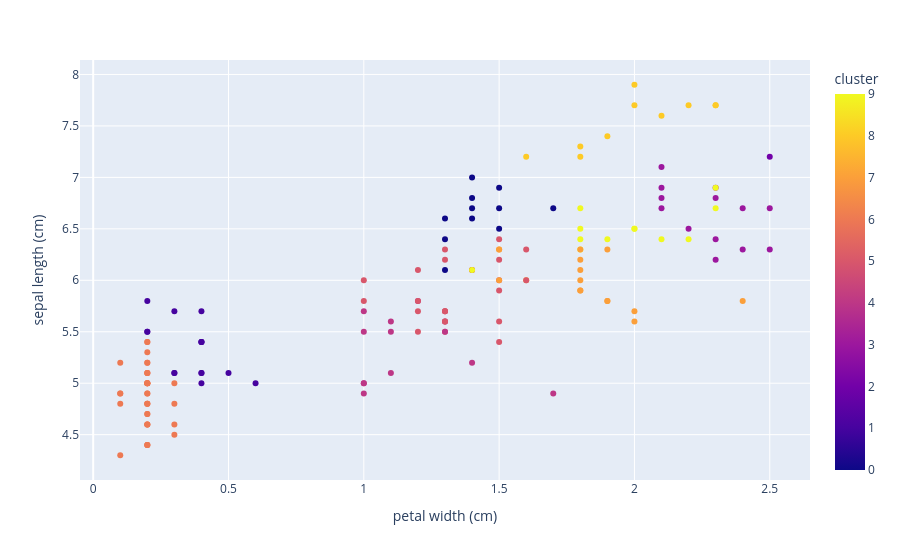

Here is the notebook cell this chart was saved with:
### Code cell
px.scatter(df_iris, x='petal width (cm)', y='sepal length (cm)', color='cluster')

### Figure 1 — Plotly figure (JSON) as saved in the notebook; plotly's stock layout.template omitted (floating-point values rounded to 4 significant figures; data arrays with more than 128 entries replaced by an {"elided": "..."} marker saying what was removed)
{"data": [{"hovertemplate": "petal width (cm)=%{x}<br>sepal length (cm)=%{y}<br>cluster=%{marker.color}<extra></extra>", "legendgroup": "", "marker": {"color": {"elided": "150 int values"}, "coloraxis": "coloraxis", "symbol": "circle"}, "mode": "markers", "name": "", "orientation": "v", "showlegend": false, "type": "scatter", "x": {"elided": "150 float values"}, "xaxis": "x", "y": {"elided": "150 float values"}, "yaxis": "y"}], "layout": {"coloraxis": {"colorbar": {"title": {"text": "cluster"}}, "colorscale": [[0, "#0d0887"], [0.1111, "#46039f"], [0.2222, "#7201a8"], [0.3333, "#9c179e"], [0.4444, "#bd3786"], [0.5556, "#d8576b"], [0.6667, "#ed7953"], [0.7778, "#fb9f3a"], [0.8889, "#fdca26"], [1, "#f0f921"]]}, "legend": {"tracegroupgap": 0}, "margin": {"t": 60}, "xaxis": {"anchor": "y", "domain": [0, 1], "title": {"text": "petal width (cm)"}}, "yaxis": {"anchor": "x", "domain": [0, 1], "title": {"text": "sepal length (cm)"}}}}
